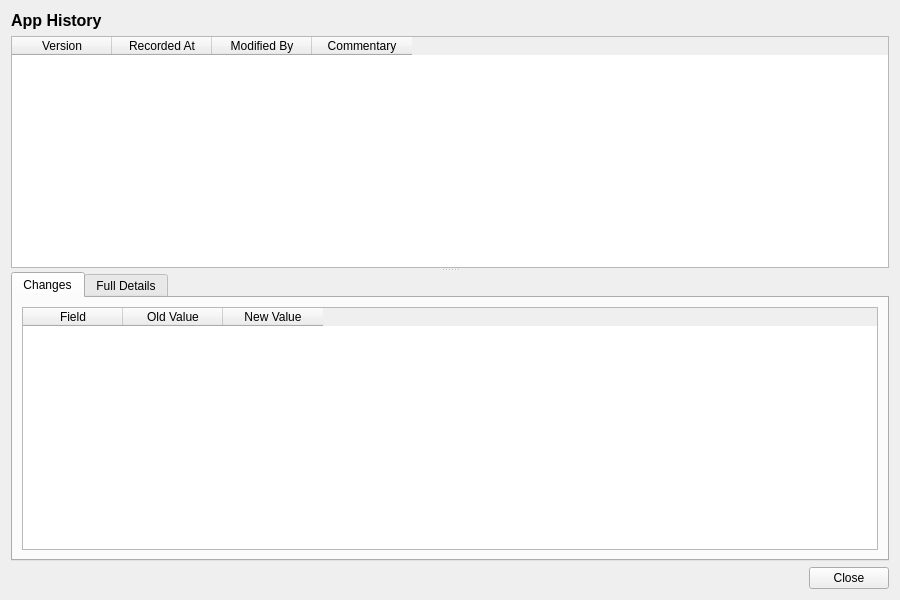
<?xml version="1.0" encoding="UTF-8"?>
<ui version="4.0">
 <class>AppHistoryDialog</class>
 <widget class="QWidget" name="AppHistoryDialog">
  <property name="geometry">
   <rect>
    <x>0</x>
    <y>0</y>
    <width>900</width>
    <height>600</height>
   </rect>
  </property>
  <property name="windowTitle">
   <string>App History</string>
  </property>
  <layout class="QVBoxLayout" name="verticalLayout">
   <item>
    <widget class="QLabel" name="titleLabel">
     <property name="font">
      <font>
       <pointsize>12</pointsize>
       <bold>true</bold>
      </font>
     </property>
     <property name="text">
      <string>App History</string>
     </property>
    </widget>
   </item>
   <item>
    <widget class="QSplitter" name="splitter">
     <property name="orientation">
      <enum>Qt::Vertical</enum>
     </property>
     <widget class="QTableWidget" name="versionListWidget">
      <property name="minimumHeight">
       <number>150</number>
      </property>
      <property name="maximumHeight">
       <number>250</number>
      </property>
      <property name="alternatingRowColors">
       <bool>true</bool>
      </property>
      <property name="editTriggers">
       <set>QAbstractItemView::NoEditTriggers</set>
      </property>
      <property name="selectionMode">
       <enum>QAbstractItemView::SingleSelection</enum>
      </property>
      <property name="selectionBehavior">
       <enum>QAbstractItemView::SelectRows</enum>
      </property>
      <column>
       <property name="text">
        <string>Version</string>
       </property>
      </column>
      <column>
       <property name="text">
        <string>Recorded At</string>
       </property>
      </column>
      <column>
       <property name="text">
        <string>Modified By</string>
       </property>
      </column>
      <column>
       <property name="text">
        <string>Commentary</string>
       </property>
      </column>
     </widget>
     <widget class="QWidget" name="detailWidget">
      <layout class="QVBoxLayout" name="detailLayout">
       <property name="leftMargin">
        <number>0</number>
       </property>
       <property name="topMargin">
        <number>0</number>
       </property>
       <property name="rightMargin">
        <number>0</number>
       </property>
       <property name="bottomMargin">
        <number>0</number>
       </property>
       <item>
        <widget class="QTabWidget" name="tabWidget">
         <property name="currentIndex">
          <number>0</number>
         </property>
         <widget class="QWidget" name="changesTab">
          <attribute name="title">
           <string>Changes</string>
          </attribute>
          <layout class="QVBoxLayout" name="changesTabLayout">
           <item>
            <widget class="QTableWidget" name="changesTableWidget">
             <property name="editTriggers">
              <set>QAbstractItemView::NoEditTriggers</set>
             </property>
             <property name="alternatingRowColors">
              <bool>true</bool>
             </property>
             <property name="selectionMode">
              <enum>QAbstractItemView::SingleSelection</enum>
             </property>
             <property name="selectionBehavior">
              <enum>QAbstractItemView::SelectRows</enum>
             </property>
             <column>
              <property name="text">
               <string>Field</string>
              </property>
             </column>
             <column>
              <property name="text">
               <string>Old Value</string>
              </property>
             </column>
             <column>
              <property name="text">
               <string>New Value</string>
              </property>
             </column>
            </widget>
           </item>
          </layout>
         </widget>
         <widget class="QWidget" name="fullDetailsTab">
          <attribute name="title">
           <string>Full Details</string>
          </attribute>
          <layout class="QVBoxLayout" name="fullDetailsTabLayout">
           <item>
            <widget class="QScrollArea" name="scrollArea">
             <property name="widgetResizable">
              <bool>true</bool>
             </property>
             <widget class="QWidget" name="scrollAreaWidgetContents">
              <property name="geometry">
               <rect>
                <x>0</x>
                <y>0</y>
                <width>560</width>
                <height>450</height>
               </rect>
              </property>
              <layout class="QFormLayout" name="formLayout">
               <item row="0" column="0">
                <widget class="QLabel" name="nameLabel">
                 <property name="text">
                  <string>Name:</string>
                 </property>
                </widget>
               </item>
               <item row="0" column="1">
                <widget class="QLabel" name="codeValue">
                 <property name="text">
                  <string/>
                 </property>
                </widget>
               </item>
               <item row="1" column="0">
                <widget class="QLabel" name="nameLabel">
                 <property name="text">
                  <string>Name:</string>
                 </property>
                </widget>
               </item>
               <item row="1" column="1">
                <widget class="QLabel" name="nameValue">
                 <property name="text">
                  <string/>
                 </property>
                </widget>
               </item>
               <item row="2" column="0">
                <widget class="QLabel" name="descriptionLabel">
                 <property name="text">
                  <string>Description:</string>
                 </property>
                </widget>
               </item>
               <item row="2" column="1">
                <widget class="QLabel" name="descriptionValue">
                 <property name="text">
                  <string/>
                 </property>
                 <property name="wordWrap">
                  <bool>true</bool>
                 </property>
                </widget>
               </item>
               <item row="3" column="0">
                <widget class="QLabel" name="versionNumberLabel">
                 <property name="text">
                  <string>Version:</string>
                 </property>
                </widget>
               </item>
               <item row="3" column="1">
                <widget class="QLabel" name="versionNumberValue">
                 <property name="text">
                  <string/>
                 </property>
                </widget>
               </item>
               <item row="4" column="0">
                <widget class="QLabel" name="modifiedByLabel">
                 <property name="text">
                  <string>Modified By:</string>
                 </property>
                </widget>
               </item>
               <item row="4" column="1">
                <widget class="QLabel" name="modifiedByValue">
                 <property name="text">
                  <string/>
                 </property>
                </widget>
               </item>
               <item row="5" column="0">
                <widget class="QLabel" name="recordedAtLabel">
                 <property name="text">
                  <string>Recorded At:</string>
                 </property>
                </widget>
               </item>
               <item row="5" column="1">
                <widget class="QLabel" name="recordedAtValue">
                 <property name="text">
                  <string/>
                 </property>
                </widget>
               </item>
               <item row="6" column="0">
                <widget class="QLabel" name="changeCommentaryLabel">
                 <property name="text">
                  <string>Change Commentary:</string>
                 </property>
                </widget>
               </item>
               <item row="6" column="1">
                <widget class="QLabel" name="changeCommentaryValue">
                 <property name="text">
                  <string/>
                 </property>
                 <property name="wordWrap">
                  <bool>true</bool>
                 </property>
                </widget>
               </item>
              </layout>
             </widget>
            </widget>
           </item>
          </layout>
         </widget>
        </widget>
       </item>
      </layout>
     </widget>
    </widget>
   </item>
   <item>
    <layout class="QHBoxLayout" name="buttonLayout">
     <item>
      <spacer name="horizontalSpacer">
       <property name="orientation">
        <enum>Qt::Horizontal</enum>
       </property>
       <property name="sizeHint" stdset="0">
        <size><width>40</width><height>20</height></size>
       </property>
      </spacer>
     </item>
     <item>
      <widget class="QPushButton" name="closeButton">
       <property name="text">
        <string>Close</string>
       </property>
      </widget>
     </item>
    </layout>
   </item>
  </layout>
 </widget>
 <resources/>
 <connections/>
</ui>
